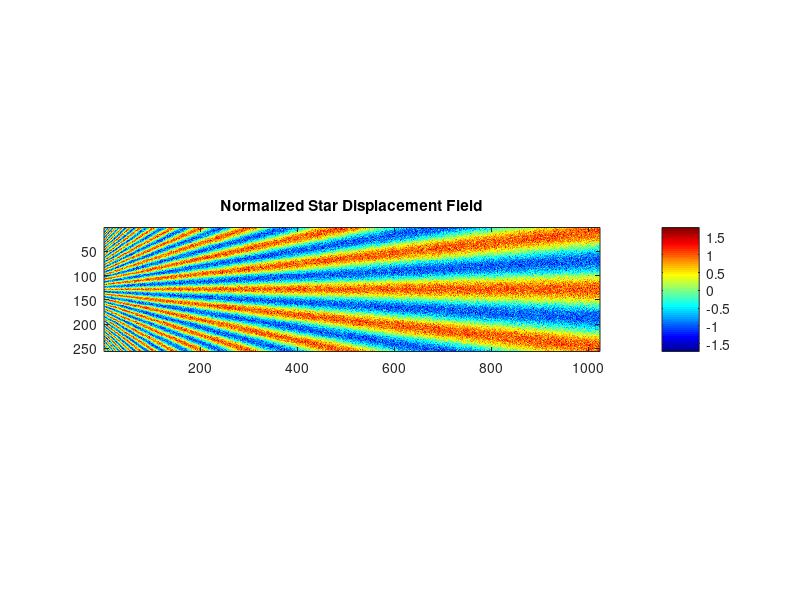
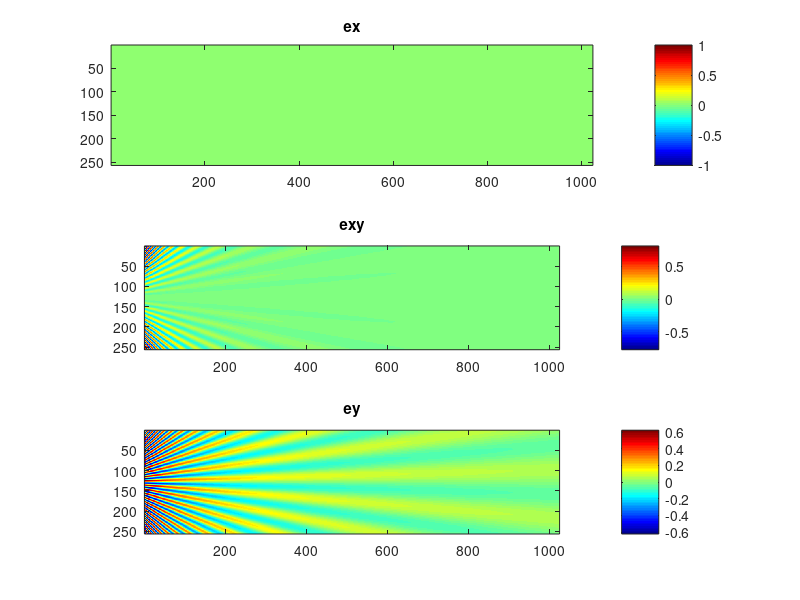

The MATLAB script that drew these images, in order:
% Star Displacement Field Plotting
% Clear workspace and figures
clear; close all; clc;

% 1. Parameter Settings
H = 256; % Image height
L = 1024; % Image length
pmax = 120; % Controls the number of stripes on the far left
pmin = 10;  % Controls the number of stripes on the far right

% 2. Create Grid
x = 1:L;
y = 1:H;
[X, Y] = meshgrid(x, y);

% 3. Calculate Wavelength Distribution
pwave = pmin + X * (pmax - pmin) / L;

% 4. Calculate v1 matrix
v1 = 0.5 * cos((Y - H/2) * 2 * pi ./ pwave);

% 5. Calculate the Minimum and Maximum Values of the Matrix
min_val = min(v1(:));
max_val = max(v1(:));

% 6. Normalize Matrix to the Range [-1, 1]
v = 2 * (v1 - min_val) / (max_val - min_val) - 1;
u = zeros(H, L);

[m,n] = size(u);
mean_value = 0; std_value = 0.2; 
white_noise_matrix_u = mean_value + std_value * randn(m, n);
white_noise_matrix_v = mean_value + std_value * randn(m, n);

u = u + white_noise_matrix_u;
v = v + white_noise_matrix_v;

% 7. Plot Image
figure;
imshow(v, 'Colormap', jet);
title('Normalized Star Displacement Field');
colorbar; caxis('auto');
axis on;

% 8. Save the Displacement Result
save('star_displacement.mat', 'u', 'v');

% 9. Calculate partial derivatives
v_y = -pi*L*sin( (2*pi*L* (Y-H/2) ) ./ (pmin*L+ (pmax-pmin)*X ))./(pmin*L+ (pmax-pmin)*X )*2;

v_x = (pmax-pmin)/2 * sin( (2*pi*L*(Y-H/2))./(pmin*L+ (pmax-pmin)*X)).*(pmin*L+ (pmax-pmin)*X).^(-2).* (2*pi*L*(Y-H/2))*2;

figure;
subplot(311)
imshow(zeros(size(v_x)), 'Colormap', jet);
title('ex');
colorbar; caxis('auto');
axis on;

subplot(312)
imshow(v_x, 'Colormap', jet);
title('exy');
colorbar; caxis('auto');
axis on;

subplot(313)
imshow(v_y, 'Colormap', jet);
title('ey');
colorbar; caxis('auto');
axis on;
